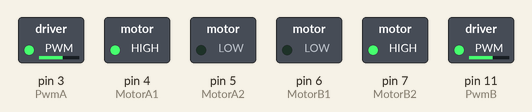
A sketch run on a simulated Arduino Uno, built with avr-gcc and run on an emulated ATmega328P. Parts: switched loads named in the sketch (green lamp = pin HIGH).

Above: at 0.1 s.
Timing chart, 0 to 1.6 s (numbered marks = the images above):
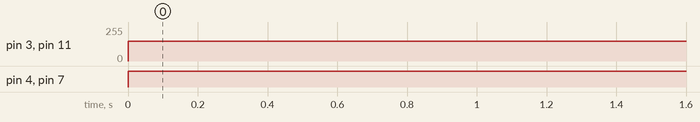

Measured:
- by itself, pin 3 (PwmA), pin 11 (PwmB): 0/255 → 150/255 at 0.00 s
- by itself, pin 4 (MotorA1), pin 7 (MotorB2): LOW → HIGH at 0.00 s

The sketch:

teste_motor.ino
```cpp
#define PwmA 3
#define PwmB 11

#define MotorA1 4
#define MotorA2 5

#define MotorB1 6
#define MotorB2 7

int ValorPwmA = 150;
int ValorPwmB = 150;

void setup(){
pinMode(MotorA1, OUTPUT);
pinMode(MotorA2, OUTPUT);
pinMode(MotorB1, OUTPUT);
pinMode(MotorB2, OUTPUT);
pinMode(PwmA, OUTPUT);
pinMode(PwmB, OUTPUT);

}

void loop(){
digitalWrite(MotorA1, HIGH);
digitalWrite(MotorA2, LOW);
digitalWrite(MotorB1, LOW);
digitalWrite(MotorB2, HIGH);
analogWrite(PwmA, ValorPwmA);
analogWrite(PwmB, ValorPwmB);

}
```
